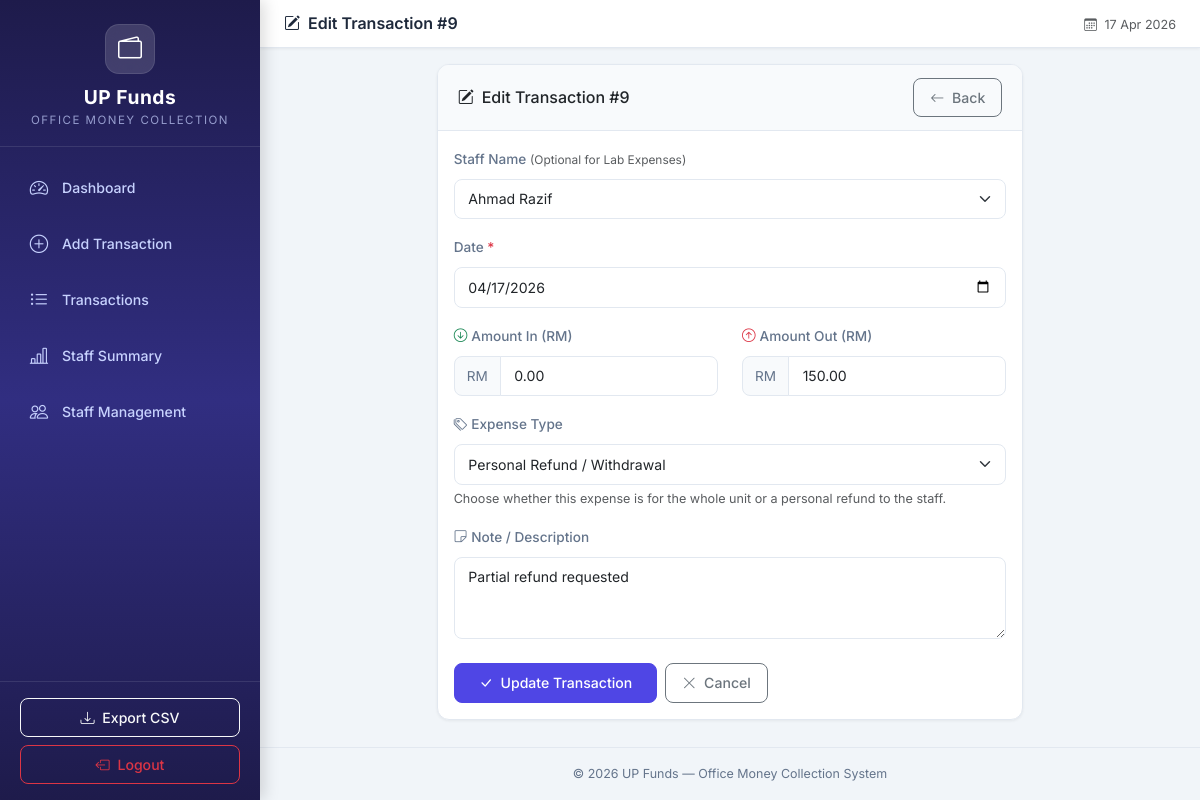
Page /transactions/edit/9 (signed in) on the committed database.
### tables this page shows
CREATE TABLE cash_records (
            id INTEGER PRIMARY KEY AUTOINCREMENT,
            staff_id INTEGER,
            record_date DATE NOT NULL,
            amount_in REAL DEFAULT 0.00,
            amount_out REAL DEFAULT 0.00,
            expense_type TEXT DEFAULT 'shared',
            note TEXT DEFAULT '',
            created_at TIMESTAMP DEFAULT CURRENT_TIMESTAMP,
            updated_at TIMESTAMP DEFAULT CURRENT_TIMESTAMP,
            FOREIGN KEY (staff_id) REFERENCES staff(id)
        );

CREATE TABLE staff (
            id INTEGER PRIMARY KEY AUTOINCREMENT,
            name TEXT NOT NULL UNIQUE,
            is_active INTEGER DEFAULT 1,
            created_at TIMESTAMP DEFAULT CURRENT_TIMESTAMP
        );

### app.py (the view, shortened to what this page needs)
@app.route('/transactions/edit/<int:id>', methods=['GET', 'POST'])
@admin_required
def edit_transaction(id):
    conn = get_db_connection()
    record = conn.execute('SELECT * FROM cash_records WHERE id = ?', (id,)).fetchone()
    if not record:
        conn.close()
        flash('Transaction not found.', 'danger')
        return redirect(url_for('transactions'))
    staff_list = conn.execute('SELECT * FROM staff ORDER BY name').fetchall()
    conn.close()
    return render_template('edit_transaction.html',
                           record=record,
                           staff_list=staff_list)

### app.py (called while the page is built)
@app.context_processor
def inject_now():
    is_admin = session.get('role') == 'admin'
    return {'now': datetime.now(), 'is_admin': is_admin}

def admin_required(f):
    @wraps(f)
    def decorated_function(*args, **kwargs):
        if session.get('role') != 'admin':
            flash('Admin access is required to view this page.', 'danger')
            return redirect(url_for('login', next=request.url))
        return f(*args, **kwargs)
    return decorated_function

### database.py (called while the page is built)
def get_db_connection():
    conn = sqlite3.connect(DATABASE_PATH)
    conn.row_factory = sqlite3.Row  # Access columns by name
    conn.execute("PRAGMA foreign_keys = ON")  # Enable foreign key support
    return conn

### templates/edit_transaction.html (shortened to what this page needs)
{% extends 'base.html' %}
{% block page_title %}
    <i class="bi bi-pencil-square me-2"></i>Edit Transaction #{{ record['id'] }}
{% endblock %}
{% block content %}
<div class="row justify-content-center">
    <div class="col-lg-8">
        <div class="card content-card">
            <div class="card-header d-flex justify-content-between align-items-center">
                <h6 class="mb-0"><i class="bi bi-pencil-square me-2"></i>Edit Transaction #{{ record['id'] }}</h6>
                <a href="{{ url_for('transactions') }}" class="btn btn-sm btn-outline-secondary">
                    <i class="bi bi-arrow-left me-1"></i> Back
                </a>
            </div>
            <div class="card-body">
                <form method="POST" action="{{ url_for('edit_transaction', id=record['id']) }}" id="editTransactionForm">
                    <div class="mb-3">
                        <label for="staff_id" class="form-label fw-medium">
                            Staff Name <span class="text-muted fw-normal small">(Optional for Lab Expenses)</span>
                        </label>
                        <select class="form-select" id="staff_id" name="staff_id">
                            {% for s in staff_list %}
                                <option value="{{ s['id'] }}" {% if s['id'] == record['staff_id'] %}selected{% endif %}>
                                    {{ s['name'] }}
                                </option>
                            {% endfor %}
                        </select>
                    </div>
                    <div class="mb-3">
                        <label for="record_date" class="form-label fw-medium">
                            Date <span class="text-danger">*</span>
                        </label>
                        <input type="date" class="form-control" id="record_date" name="record_date"
                               value="{{ record['record_date'] }}" required>
                    </div>
                    <div class="row">
                        <div class="col-md-6 mb-3">
                            <label for="amount_in" class="form-label fw-medium">
                                <i class="bi bi-arrow-down-circle text-success me-1"></i>Amount In (RM)
                            </label>
                            <div class="input-group">
                                <span class="input-group-text">RM</span>
                                <input type="number" class="form-control" id="amount_in" name="amount_in"
                                       step="0.01" min="0" value="{{ '%.2f'|format(record['amount_in']) }}">
                            </div>
                        </div>
                        <div class="col-md-6 mb-3">
                            <label for="amount_out" class="form-label fw-medium">
                                <i class="bi bi-arrow-up-circle text-danger me-1"></i>Amount Out (RM)
                            </label>
                            <div class="input-group">
                                <span class="input-group-text">RM</span>
                                <input type="number" class="form-control" id="amount_out" name="amount_out"
                                       step="0.01" min="0" value="{{ '%.2f'|format(record['amount_out']) }}">
                            </div>
                        </div>
                    </div>
                    <div class="mb-3" id="expenseTypeGroup" style="display: none;">
                        <label for="expense_type" class="form-label fw-medium">
                            <i class="bi bi-tags me-1"></i>Expense Type
                        </label>
                        <select class="form-select" id="expense_type" name="expense_type">
                            <option value="personal" {% if record['expense_type'] == 'personal' %}selected{% endif %}>Personal Refund / Withdrawal</option>
                        </select>
                        <div class="form-text">Choose whether this expense is for the whole unit or a personal refund to the staff.</div>
                    </div>
                    <div class="mb-4">
                        <label for="note" class="form-label fw-medium">
                            <i class="bi bi-sticky me-1"></i>Note / Description
                        </label>
                        <textarea class="form-control" id="note" name="note" rows="3">{{ record['note'] }}</textarea>
                    </div>
                    <div class="d-flex gap-2">
                        <button type="submit" class="btn btn-primary px-4">
                            <i class="bi bi-check-lg me-1"></i> Update Transaction
                        </button>
                        <a href="{{ url_for('transactions') }}" class="btn btn-outline-secondary">
                            <i class="bi bi-x-lg me-1"></i> Cancel
                        </a>
                    </div>
                </form>
            </div>
        </div>
    </div>
</div>
{% endblock %}

### static/css/style.css (style rules this page uses)
:root { --primary: #4f46e5; --primary-light: #6366f1; --primary-dark: #3730a3; --primary-bg: #eef2ff; --sidebar-bg: linear-gradient(180deg, #1e1b4b 0%, #312e81 50%, #1e1b4b 100%); --sidebar-width: 260px; --sidebar-text: #c7d2fe; --sidebar-active: #ffffff; --sidebar-hover-bg: rgba(255, 255, 255, 0.08); --sidebar-active-bg: rgba(255, 255, 255, 0.15); --card-green: linear-gradient(135deg, #059669, #10b981); --card-red: linear-gradient(135deg, #dc2626, #ef4444); --card-blue: linear-gradient(135deg, #2563eb, #3b82f6); --card-purple: linear-gradient(135deg, #7c3aed, #8b5cf6); --body-bg: #f1f5f9; --content-bg: #ffffff; --text-primary: #1e293b; --text-secondary: #64748b; --border-color: #e2e8f0; --shadow-sm: 0 1px 3px rgba(0, 0, 0, 0.06); --shadow-md: 0 4px 12px rgba(0, 0, 0, 0.08); --shadow-lg: 0 10px 25px rgba(0, 0, 0, 0.1); --radius: 12px; --radius-sm: 8px; --transition: all 0.2s ease; }
* { margin: 0; padding: 0; box-sizing: border-box; }
body { font-family: 'Inter', -apple-system, BlinkMacSystemFont, 'Segoe UI', Roboto, sans-serif; background-color: var(--body-bg); color: var(--text-primary); font-size: 0.9rem; line-height: 1.6; overflow-x: hidden; }
.content-card { border: 1px solid var(--border-color); border-radius: var(--radius); box-shadow: var(--shadow-sm); background: var(--content-bg); transition: var(--transition); overflow: hidden; }
.content-card .card-header { background: #f8fafc; border-bottom: 1px solid var(--border-color); padding: 0.8rem 1.25rem; font-weight: 600; }
.form-control, .form-select { border-radius: var(--radius-sm); border-color: var(--border-color); padding: 0.55rem 0.85rem; font-size: 0.88rem; transition: var(--transition); }
.input-group-text { border-radius: var(--radius-sm); background: #f8fafc; border-color: var(--border-color); font-size: 0.85rem; color: var(--text-secondary); }
.form-label { font-size: 0.85rem; color: var(--text-secondary); }
.btn { border-radius: var(--radius-sm); font-weight: 500; font-size: 0.88rem; transition: var(--transition); padding: 0.5rem 1rem; }
.btn-primary { background: var(--primary); border-color: var(--primary); }
.summary-card, .content-card { animation: fadeInUp 0.4s ease forwards; }

### rows in the picture
cash_records: id "9", staff_id "Ahmad Razif", record_date "04/17/2026", amount_in "0.00", amount_out "150.00", expense_type "Personal Refund / Withdrawal", note "Partial refund requested"
